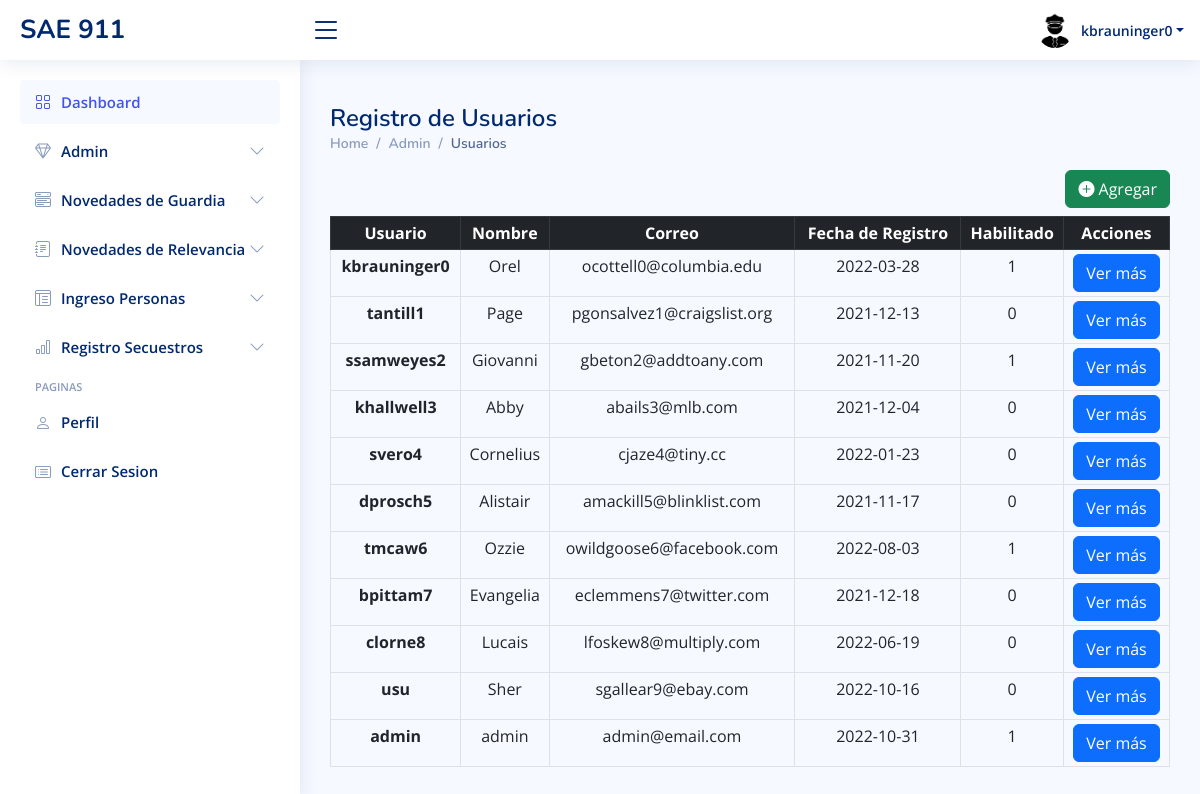
The page /usuarios-tabla.php (signed in) on the database its author committed.
### tables this page shows
CREATE TABLE `usuarios` (
  `idUsuario` int NOT NULL,
  `usuario` varchar(50) NOT NULL,
  `contraseña` varchar(50) NOT NULL,
  `rol` int NOT NULL,
  `habilitado` int NOT NULL DEFAULT '1',
  `eliminado` tinyint NOT NULL DEFAULT '0',
  `idPersona` int NOT NULL
);

CREATE TABLE `personas` (
  `idPersona` int NOT NULL,
  `nombre` varchar(50) DEFAULT NULL,
  `apellido` varchar(50) DEFAULT NULL,
  `correo` varchar(50) DEFAULT NULL,
  `telefono` varchar(50) DEFAULT NULL,
  `sexo` varchar(50) DEFAULT NULL,
  `dni` varchar(20) DEFAULT NULL,
  `fechaRegistro` date DEFAULT NULL,
  `habilitado` int DEFAULT NULL,
  `borrado` int DEFAULT NULL
);

### usuarios-tabla.php (the view, shortened to what this page needs)
<?php
    include 'conexion.php';
$consultaDatosTabla = "SELECT * FROM usuarios u INNER JOIN personas p WHERE u.idPersona=p.idPersona";
$resultado4 = mysqli_query($conexion, $consultaDatosTabla);
?>
<!DOCTYPE html>
<html lang="en">
<head>
    <link href="assets/vendor/bootstrap/css/bootstrap.min.css" rel="stylesheet">
    <link href="assets/vendor/bootstrap-icons/bootstrap-icons.css" rel="stylesheet">
    <link href="assets/vendor/boxicons/css/boxicons.min.css" rel="stylesheet">
    <link href="assets/vendor/quill/quill.snow.css" rel="stylesheet">
    <link href="assets/vendor/quill/quill.bubble.css" rel="stylesheet">
    <link href="assets/vendor/remixicon/remixicon.css" rel="stylesheet">
    <link href="assets/vendor/simple-datatables/style.css" rel="stylesheet">
    <link href="assets/css/style.css" rel="stylesheet">
</head>
<body>
    <?php include("./template/dashboard.php")?>
    <?php  if($_SESSION['rol'] == 1){
        include ("./template/admin.php");
        }else{
        include ("./template/usuario.php");
        }
    ?>
    <main id="main" class="main">
        <div class="pagetitle">
            <h1>Registro de Usuarios</h1>
            <nav>
                <ol class="breadcrumb">
                    <li class="breadcrumb-item"><a href="inicio-dashboard.php">Home</a></li>
                    <li class="breadcrumb-item"><a href="#">Admin</a></li>
                    <li class="breadcrumb-item active">Usuarios</li>
                </ol>
            </nav>
        </div>
        <button type="button" class="btn btn-success float-end mb-2" data-bs-toggle="modal" data-bs-target="#staticBackdrop">
            <i class="bi bi-plus-circle-fill"></i>
            Agregar
        </button>
        <section class="section">
            <table class="table table-sm table-hover table-bordered text-center">
                <thead class="table-dark">
                    <tr>
                        <th scope="col">Usuario</th>
                        <th scope="col">Nombre</th>
                        <th scope="col">Correo</th>
                        <th scope="col">Fecha de Registro</th>
                        <th scope="col">Habilitado</th>
                        <th scope="col">Acciones</th>
                    </tr>
                </thead>
                <tbody>
                    <?php
                    while ($row = $resultado4->fetch_assoc()) {
                    ?>
                        <tr>
                            <th scope="row"><?php echo $row['usuario'] ?></th>
                            <td scope="row"><?php echo $row['nombre'] ?></td>
                            <td scope="row"><?php echo $row['correo'] ?></td>
                            <td scope="row"><?php echo $row['fechaRegistro'] ?></td>
                            <td scope="row"><?php echo $row['habilitado'] ?></td>
                            <?php $idUsuario = $row['idUsuario'] ?>
                            <td scope="row">
                                <a class="btn btn-primary" href="usuarios-ver-mas.php?id=<?php echo $idUsuario?>">Ver más</a>
                            </td>
                        </tr>
                    <?php
                    }
                    ?>
                </tbody>
            </table>
        </section>
    </main>
</body>
</html>

### template/dashboard.php (shortened to what this page needs)
<header id="header" class="header fixed-top d-flex align-items-center">
    <div class="d-flex align-items-center justify-content-between">
      <a href="inicio-dashboard.php" class="logo d-flex align-items-center">
        <span class="d-none d-lg-block">SAE 911</span>
      </a>
      <i class="bi bi-list toggle-sidebar-btn"></i>
    </div>
    <nav class="header-nav ms-auto">
      <ul class="d-flex align-items-center">
        <li class="nav-item dropdown pe-3">
          <a class="nav-link nav-profile d-flex align-items-center pe-0" href="#" data-bs-toggle="dropdown">
          <img src="assets/img/siluetaPolicia.jpg" alt="Profile" class="rounded-circle">
            <span class="d-none d-md-block dropdown-toggle ps-2"><?php echo $_SESSION['usuario'];?></span>
          </a>
        </li>
      </ul>
    </nav>
  </header>

### template/admin.php (shortened to what this page needs)
<aside id="sidebar" class="sidebar">
    <ul class="sidebar-nav" id="sidebar-nav">
      <li class="nav-item">
        <a class="nav-link " href="inicio-dashboard.php">
          <i class="bi bi-grid"></i>
          <span>Dashboard</span>
        </a>
      </li>
      <li class="nav-item">
        <a class="nav-link collapsed" data-bs-target="#icons-nav" data-bs-toggle="collapse" href="#">
          <i class="bi bi-gem"></i><span>Admin</span><i class="bi bi-chevron-down ms-auto"></i>
        </a>
      </li>
      <li class="nav-item">
        <a class="nav-link collapsed" data-bs-target="#components-nav" data-bs-toggle="collapse" href="#">
          <i class="bi bi-menu-button-wide"></i><span>Novedades de Guardia</span><i class="bi bi-chevron-down ms-auto"></i>
        </a>
      </li>
      <li class="nav-item">
        <a class="nav-link collapsed" data-bs-target="#forms-nav" data-bs-toggle="collapse" href="#">
          <i class="bi bi-journal-text"></i><span>Novedades de Relevancia</span><i class="bi bi-chevron-down ms-auto"></i>
        </a>
      </li>
      <li class="nav-item">
        <a class="nav-link collapsed" data-bs-target="#tables-nav" data-bs-toggle="collapse" href="#">
          <i class="bi bi-layout-text-window-reverse"></i><span>Ingreso Personas</span><i class="bi bi-chevron-down ms-auto"></i>
        </a>
      </li>
      <li class="nav-item">
        <a class="nav-link collapsed" data-bs-target="#charts-nav" data-bs-toggle="collapse" href="#">
          <i class="bi bi-bar-chart"></i><span>Registro Secuestros</span><i class="bi bi-chevron-down ms-auto"></i>
        </a>
      </li>
      <li class="nav-heading">Paginas</li>
      <li class="nav-item">
        <a class="nav-link collapsed" href="usuarios-perfil.php">
          <i class="bi bi-person"></i>
          <span>Perfil</span>
        </a>
      </li>
      <li class="nav-item">
        <a class="nav-link collapsed" href="cerrar-sesion.php">
          <i class="bi bi-card-list"></i>
          <span>Cerrar Sesion</span>
        </a>
      </li>
    </ul>
</aside>

### assets/css/style.css (style rules this page uses)
:root { scroll-behavior: smooth; }
body { font-family: "Open Sans", sans-serif; background: #f6f9ff; color: #444444; }
a { color: #4154f1; text-decoration: none; }
h1, h2, h3, h4, h5, h6 { font-family: "Nunito", sans-serif; }
#main { margin-top: 60px; padding: 20px 30px; transition: all 0.3s; }
.pagetitle { margin-bottom: 10px; }
.pagetitle h1 { font-size: 24px; margin-bottom: 0; font-weight: 600; color: #012970; }
.breadcrumb { font-size: 14px; font-family: "Nunito", sans-serif; color: #899bbd; font-weight: 600; }
.breadcrumb a { color: #899bbd; transition: 0.3s; }
.breadcrumb .breadcrumb-item::before { color: #899bbd; }
.breadcrumb .active { color: #51678f; font-weight: 600; }
.logo { line-height: 1; }
@media (min-width: 1200px) { .logo { width: 280px; } }
.logo span { font-size: 26px; font-weight: 700; color: #012970; font-family: "Nunito", sans-serif; }
.header { transition: all 0.5s; z-index: 997; height: 60px; box-shadow: 0px 2px 20px rgba(1, 41, 112, 0.1); background-color: #fff; padding-left: 20px; }
.header .toggle-sidebar-btn { font-size: 32px; padding-left: 10px; cursor: pointer; color: #012970; }
.header-nav ul { list-style: none; }
.header-nav>ul { margin: 0; padding: 0; }
.header-nav .nav-profile { color: #012970; }
.header-nav .nav-profile img { max-height: 36px; }
.header-nav .nav-profile span { font-size: 14px; font-weight: 600; }
.sidebar { position: fixed; top: 60px; left: 0; bottom: 0; width: 300px; z-index: 996; transition: all 0.3s; padding: 20px; overflow-y: auto; scrollbar-width: thin; scrollbar-color: #aab7cf transparent; box-shadow: 0px 0px 20px rgba(1, 41, 112, 0.1); background-color: #fff; }
@media (min-width: 1200px) { #main, #footer { margin-left: 300px; } }
.sidebar-nav { padding: 0; margin: 0; list-style: none; }
.sidebar-nav li { padding: 0; margin: 0; list-style: none; }
.sidebar-nav .nav-item { margin-bottom: 5px; }
.sidebar-nav .nav-heading { font-size: 11px; text-transform: uppercase; color: #899bbd; font-weight: 600; margin: 10px 0 5px 15px; }
.sidebar-nav .nav-link { display: flex; align-items: center; font-size: 15px; font-weight: 600; color: #4154f1; transition: 0.3; background: #f6f9ff; padding: 10px 15px; border-radius: 4px; }
.sidebar-nav .nav-link i { font-size: 16px; margin-right: 10px; color: #4154f1; }
.sidebar-nav .nav-link.collapsed { color: #012970; background: #fff; }
.sidebar-nav .nav-link.collapsed i { color: #899bbd; }
.sidebar-nav .nav-link .bi-chevron-down { margin-right: 0; transition: transform 0.2s ease-in-out; }

### rows shown on the page
usuarios: usuario "kbrauninger0", idPersona.nombre "Orel", idPersona.correo "ocottell0@columbia.edu", idPersona.fechaRegistro "2022-03-28", idPersona.habilitado "1"
usuarios: usuario "tantill1", idPersona.nombre "Page", idPersona.correo "pgonsalvez1@craigslist.org", idPersona.fechaRegistro "2021-12-13", idPersona.habilitado "0"
usuarios: usuario "ssamweyes2", idPersona.nombre "Giovanni", idPersona.correo "gbeton2@addtoany.com", idPersona.fechaRegistro "2021-11-20", idPersona.habilitado "1"
usuarios: usuario "khallwell3", idPersona.nombre "Abby", idPersona.correo "abails3@mlb.com", idPersona.fechaRegistro "2021-12-04", idPersona.habilitado "0"
usuarios: usuario "svero4", idPersona.nombre "Cornelius", idPersona.correo "cjaze4@tiny.cc", idPersona.fechaRegistro "2022-01-23", idPersona.habilitado "0"
usuarios: usuario "dprosch5", idPersona.nombre "Alistair", idPersona.correo "amackill5@blinklist.com", idPersona.fechaRegistro "2021-11-17", idPersona.habilitado "0"
usuarios: usuario "tmcaw6", idPersona.nombre "Ozzie", idPersona.correo "owildgoose6@facebook.com", idPersona.fechaRegistro "2022-08-03", idPersona.habilitado "1"
usuarios: usuario "bpittam7", idPersona.nombre "Evangelia", idPersona.correo "eclemmens7@twitter.com", idPersona.fechaRegistro "2021-12-18", idPersona.habilitado "0"
usuarios: usuario "clorne8", idPersona.nombre "Lucais", idPersona.correo "lfoskew8@multiply.com", idPersona.fechaRegistro "2022-06-19", idPersona.habilitado "0"
usuarios: usuario "usu", idPersona.nombre "Sher", idPersona.correo "sgallear9@ebay.com", idPersona.fechaRegistro "2022-10-16", idPersona.habilitado "0"
usuarios: usuario "admin", idPersona.nombre "admin", idPersona.correo "admin@email.com", idPersona.fechaRegistro "2022-10-31", idPersona.habilitado "1"

### other values the page prints
$_SESSION['usuario'] "kbrauninger0"
